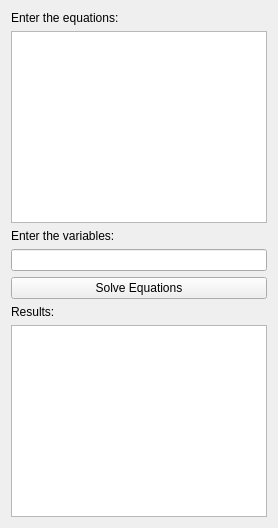
<?xml version="1.0" encoding="UTF-8"?>
<ui version="4.0">
    <class>SolvingEquationsTab</class>
    <widget class="QWidget" name="SolvingEquationsTab">
        <attribute name="title">
            <string>Solving Equations</string>
        </attribute>
        <layout class="QVBoxLayout" name="verticalLayout">
            <item>
                <widget class="QLabel" name="equationsLabel">
                    <property name="text">
                        <string>Enter the equations:</string>
                    </property>
                    <property name="alignment">
                        <set>Qt::AlignLeft</set>
                    </property>
                </widget>
            </item>
            <item>
                <widget class="QPlainTextEdit" name="equationsTextEdit"/>
            </item>
            <item>
                <widget class="QLabel" name="variablesLabel">
                    <property name="text">
                        <string>Enter the variables:</string>
                    </property>
                    <property name="alignment">
                        <set>Qt::AlignLeft</set>
                    </property>
                </widget>
            </item>
            <item>
                <widget class="QLineEdit" name="variablesLineEdit"/>
            </item>
            <item>
                <widget class="QPushButton" name="solveEquationsButton">
                    <property name="text">
                        <string>Solve Equations</string>
                    </property>
                </widget>
            </item>
            <item>
                <widget class="QLabel" name="resultsLabel">
                    <property name="text">
                        <string>Results:</string>
                    </property>
                    <property name="alignment">
                        <set>Qt::AlignLeft</set>
                    </property>
                </widget>
            </item>
            <item>
                <widget class="QPlainTextEdit" name="resultsTextEdit"/>
            </item>
        </layout>
    </widget>
</ui>
